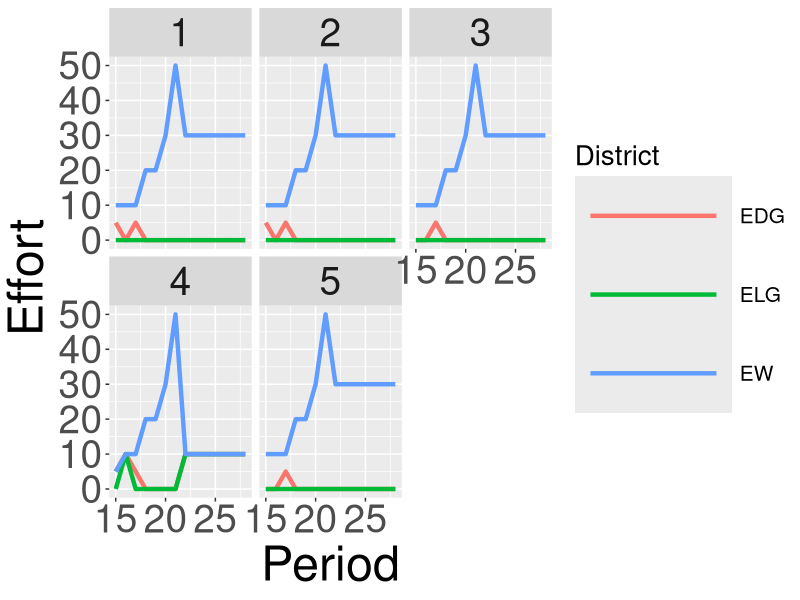
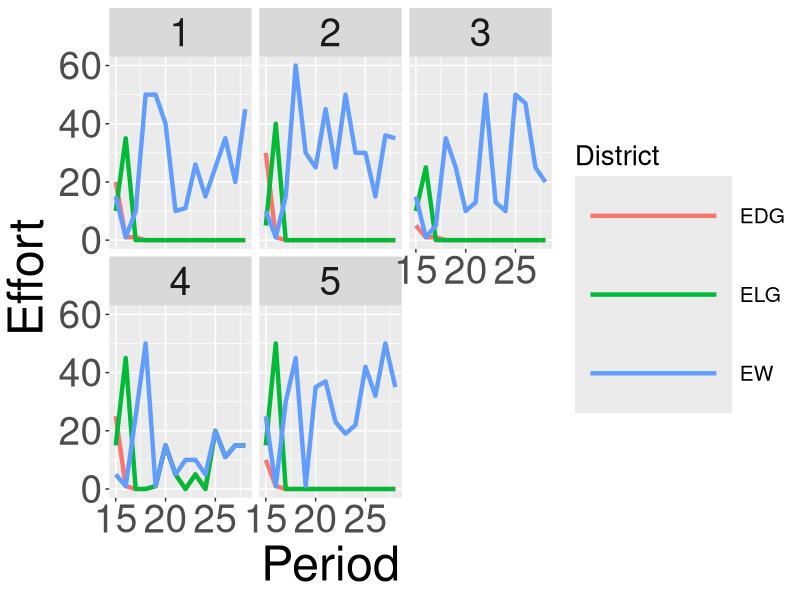
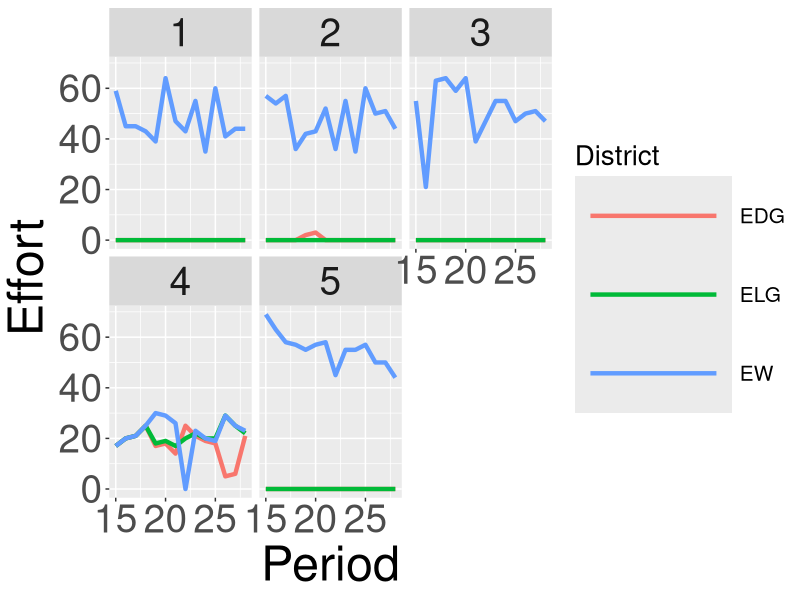
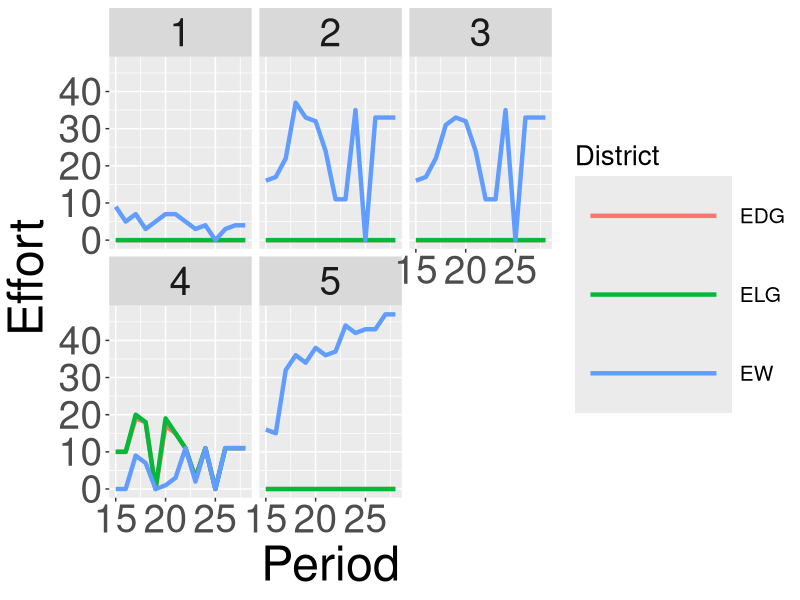
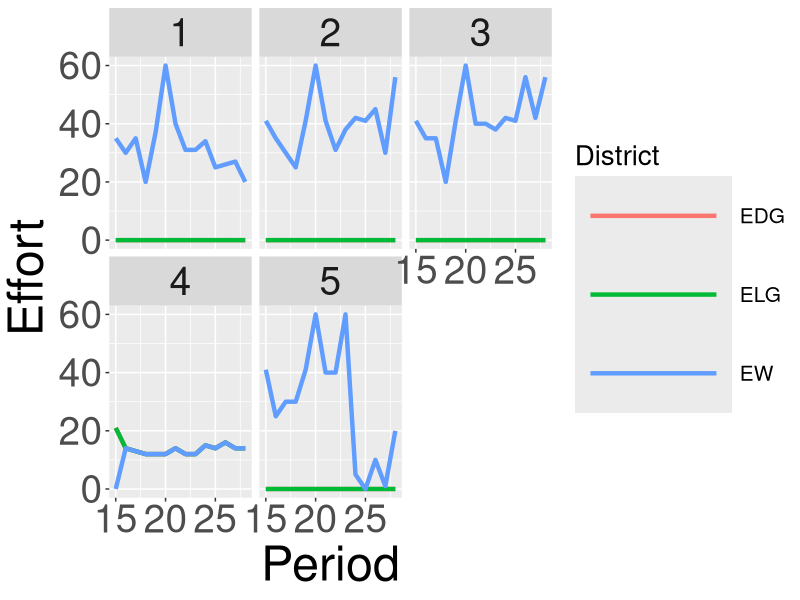
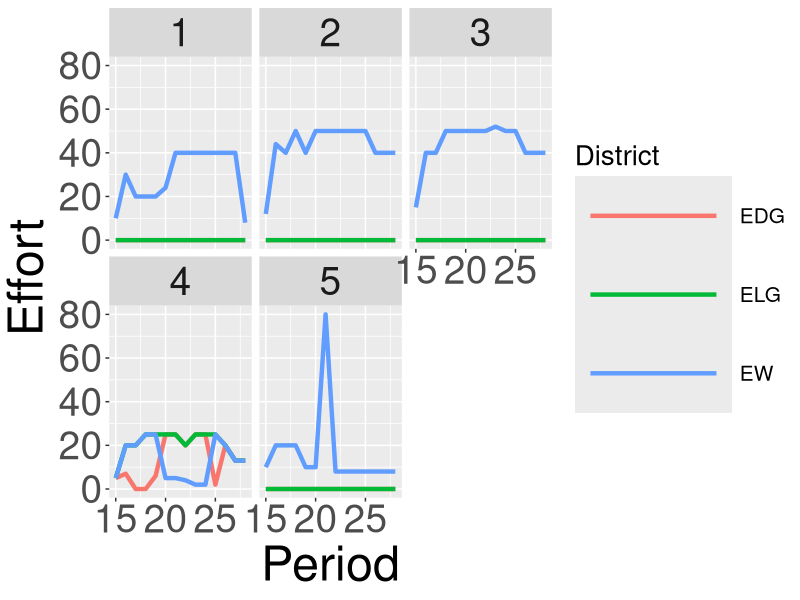
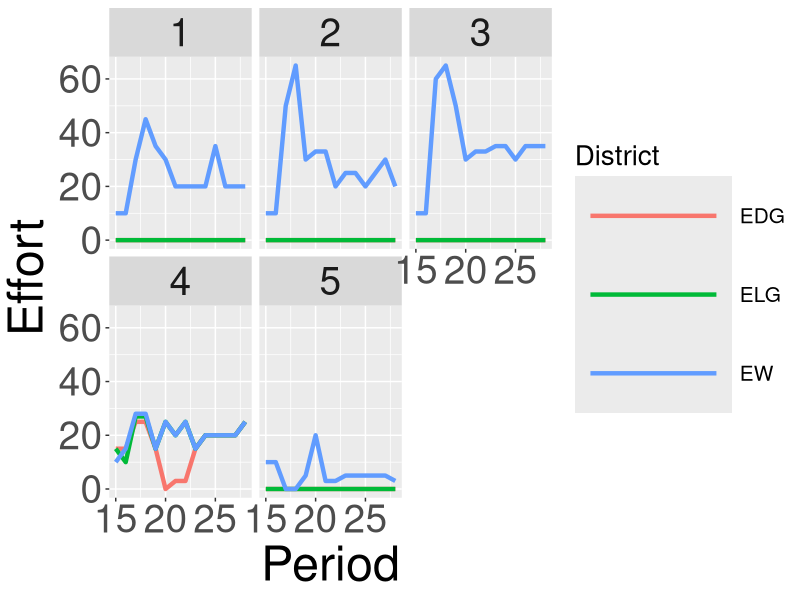
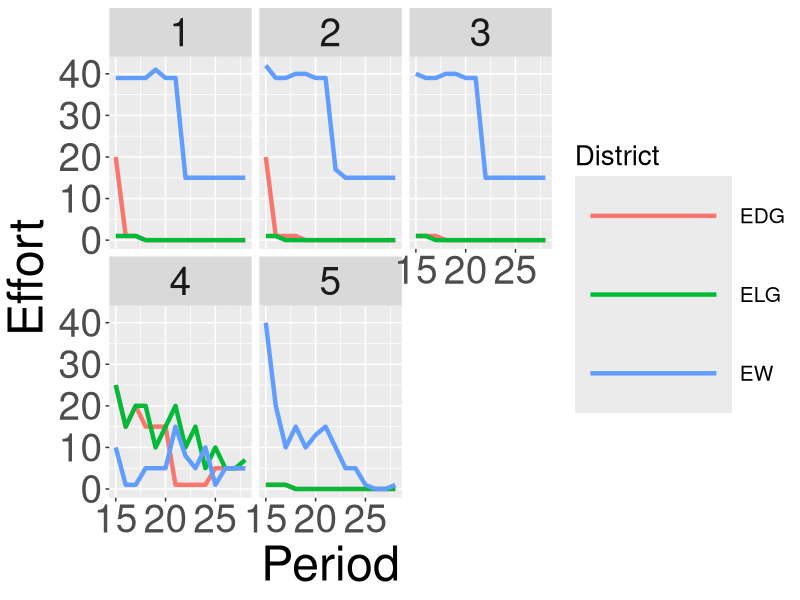

These charts were generated, in order, by the following R code:
## ---- chunk 1
knitr::opts_chunk$set(echo = FALSE)
df_clean <- read.csv("Simp_Data_04.csv")
df1 <- subset(df_clean, Subject == 1)
df2 <- subset(df_clean, Subject == 2)
df3 <- subset(df_clean, Subject == 3)
df4 <- subset(df_clean, Subject == 4)
df5 <- subset(df_clean, Subject == 5)
df6 <- subset(df_clean, Subject == 6)
df7 <- subset(df_clean, Subject == 7)
df8 <- subset(df_clean, Subject == 8)
## ---- chunk 2
library(ggplot2)
Fig1 <- ggplot(df1, aes(Period, Effort, color = District)) +
  geom_line(size = 1.5) +
  facet_wrap(~Map) + 
  theme(text = element_text(size=35),
        legend.key.height= unit(2, 'cm'),
        legend.key.width= unit(4, 'cm'),
        legend.title = element_text(size=20),
        legend.text = element_text(size=15))
Fig2 <- ggplot(df2, aes(Period, Effort, color = District)) +
  geom_line(size = 1.5) +
  facet_wrap(~Map) + 
  theme(text = element_text(size=35),
        legend.key.height= unit(2, 'cm'),
        legend.key.width= unit(4, 'cm'),
        legend.title = element_text(size=20),
        legend.text = element_text(size=15))
Fig3 <- ggplot(df3, aes(Period, Effort, color = District)) +
  geom_line(size = 1.5) +
  facet_wrap(~Map) + 
  theme(text = element_text(size=35),
        legend.key.height= unit(2, 'cm'),
        legend.key.width= unit(4, 'cm'),
        legend.title = element_text(size=20),
        legend.text = element_text(size=15))
Fig4 <- ggplot(df4, aes(Period, Effort, color = District)) +
  geom_line(size = 1.5) +
  facet_wrap(~Map) + 
  theme(text = element_text(size=35),
        legend.key.height= unit(2, 'cm'),
        legend.key.width= unit(4, 'cm'),
        legend.title = element_text(size=20),
        legend.text = element_text(size=15))
Fig5 <- ggplot(df5, aes(Period, Effort, color = District)) +
  geom_line(size = 1.5) +
  facet_wrap(~Map) + 
  theme(text = element_text(size=35),
        legend.key.height= unit(2, 'cm'),
        legend.key.width= unit(4, 'cm'),
        legend.title = element_text(size=20),
        legend.text = element_text(size=15))
Fig6 <- ggplot(df6, aes(Period, Effort, color = District)) +
  geom_line(size = 1.5) +
  facet_wrap(~Map) + 
  theme(text = element_text(size=35),
        legend.key.height= unit(2, 'cm'),
        legend.key.width= unit(4, 'cm'),
        legend.title = element_text(size=20),
        legend.text = element_text(size=15))
Fig7 <- ggplot(df7, aes(Period, Effort, color = District)) +
  geom_line(size = 1.5) +
  facet_wrap(~Map) + 
  theme(text = element_text(size=35),
        legend.key.height= unit(2, 'cm'),
        legend.key.width= unit(4, 'cm'),
        legend.title = element_text(size=20),
        legend.text = element_text(size=15))
Fig8 <- ggplot(df8, aes(Period, Effort, color = District)) +
  geom_line(size = 1.5) +
  facet_wrap(~Map) + 
  theme(text = element_text(size=35),
        legend.key.height= unit(2, 'cm'),
        legend.key.width= unit(4, 'cm'),
        legend.title = element_text(size=20),
        legend.text = element_text(size=15))
## ---- chunk 3
print(Fig1)
## ---- chunk 4
print(Fig2)
## ---- chunk 5
print(Fig3)
## ---- chunk 6
print(Fig4)
## ---- chunk 7
print(Fig5)
## ---- chunk 8
print(Fig6)
## ---- chunk 9
print(Fig7)
## ---- chunk 10
print(Fig8)
## ---- chunk 11
df_clean$Map_Choice <- as.character(as.numeric(df_clean$Map_Choice))

ggplot(df_clean, aes(Period, Map_Choice, color = Map_Choice)) +
  geom_point() +
  facet_wrap(~Subject) + ylab("Map Choice") + scale_colour_discrete("Map Choice")
